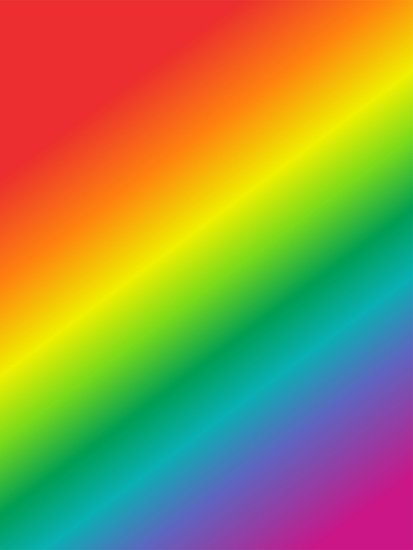
#> input picture DATA/rainbow.jpg, 413 x 550 px, found by its file name
$ python Thresholding_20240206161140.py
#> lines starting #> are read from the running program, lines starting #| are printed output that depends on the picture
import cv2
import matplotlib.pyplot as plt

img = cv2.imread("DATA/rainbow.jpg", 0)
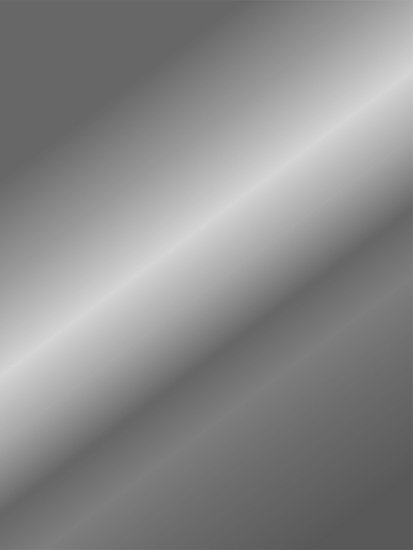
#> img: shape (550, 413); min 87, max 214, mean 137.4

plt.imshow(img, cmap="gray")

ret, thresh1 = cv2.threshold(img, 10, 255, cv2.THRESH_BINARY)
#> thresh1: shape (550, 413); every value is 255
print(ret)

# plt.imshow(thresh1, cmap="gray")
plt.show()
